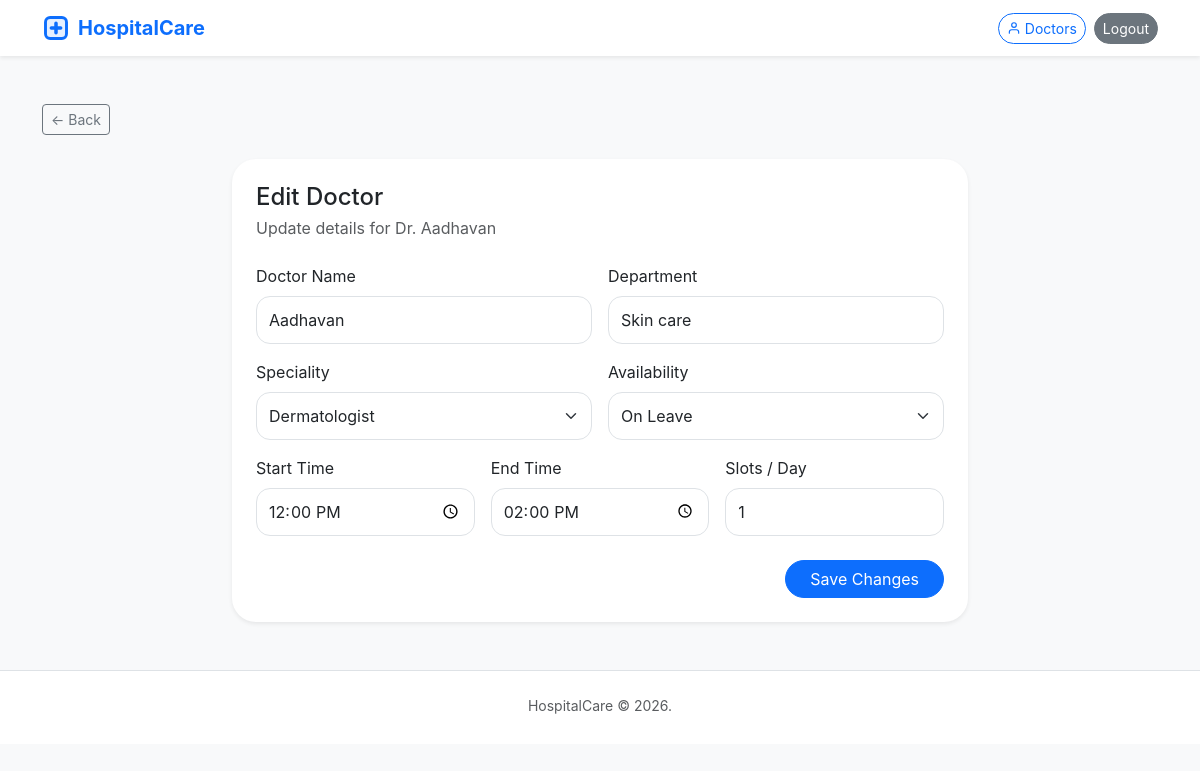
Screenshot of /doctors/51/edit/ (signed in) with the database file from the repository.
### details/models.py (models this page shows, shortened)
class Doctor(models.Model):
    AVAILABILITY_CHOICES = [
        ('available', 'Available'),
        ('unavailable', 'Unavailable'),
        ('on_leave', 'On Leave'),
    ]
    name = models.CharField(max_length=100)
    department = models.CharField(max_length=100)
    speciality = models.CharField(max_length=100)
    availability = models.CharField(max_length=20, choices=AVAILABILITY_CHOICES, default='available')
    appointment_start = models.TimeField()
    appointment_end = models.TimeField()
    consultation_slots = models.PositiveIntegerField(help_text='Number of slots per day')
    created_at = models.DateTimeField(auto_now_add=True)
    class Meta:
        ordering = ['name']

### details/views.py (the view)
# urls.py: path('doctors/<int:pk>/edit/', views.edit_doctor, name='edit_doctor'),
@user_passes_test(_is_admin, login_url='login')
def edit_doctor(request, pk):
    doctor = get_object_or_404(Doctor, pk=pk)
    if request.method == 'POST':
        form = DoctorForm(request.POST, instance=doctor)
        if form.is_valid():
            form.save()
            messages.success(request, 'Doctor updated successfully.')
            return redirect('doctors_dashboard')
    else:
        form = DoctorForm(instance=doctor)
    return render(request, 'hospital/edit_doctor.html', {'form': form, 'doctor': doctor})

### details/views.py (called while the page is built)
def _is_admin(user):
    return user.is_authenticated and user.is_staff

### details/templates/hospital/edit_doctor.html (shortened to what this page needs)
{% extends 'base.html' %}
{% block content %}
<a href="{% url 'doctors_dashboard' %}" class="btn btn-outline-secondary btn-sm mb-4">&#8592; Back</a>
<div class="row justify-content-center">
    <div class="col-lg-8">
        <div class="card shadow-sm border-0 p-4">
            <h1 class="h4 mb-1">Edit Doctor</h1>
            <p class="text-muted mb-4">Update details for Dr. {{ doctor.name }}</p>
            <form method="post">
                <div class="row g-3">
                    <div class="col-md-6">
                        <label class="form-label">Doctor Name</label>
                        {{ form.name }}
                    </div>
                    <div class="col-md-6">
                        <label class="form-label">Department</label>
                        {{ form.department }}
                    </div>
                    <div class="col-md-6">
                        <label class="form-label">Speciality</label>
                        {{ form.speciality }}
                    </div>
                    <div class="col-md-6">
                        <label class="form-label">Availability</label>
                        {{ form.availability }}
                    </div>
                    <div class="col-md-4">
                        <label class="form-label">Start Time</label>
                        {{ form.appointment_start }}
                    </div>
                    <div class="col-md-4">
                        <label class="form-label">End Time</label>
                        {{ form.appointment_end }}
                    </div>
                    <div class="col-md-4">
                        <label class="form-label">Slots / Day</label>
                        {{ form.consultation_slots }}
                    </div>
                </div>
                <div class="mt-4 text-end">
                    <button type="submit" class="btn btn-primary px-4">Save Changes</button>
                </div>
            </form>
        </div>
    </div>
</div>
{% endblock %}

### details/static/details/css/style.css (style rules this page uses)
:root { --brand: #0d6efd; --brand-soft: #eff4ff; --surface: #ffffff; --text: #1f2937; --muted: #6b7280; --border: #e5e7eb; }
body { font-family: Inter, system-ui, -apple-system, BlinkMacSystemFont, "Segoe UI", sans-serif; color: var(--text); }
.form-control, .form-select { min-height: 48px; border-radius: 14px; }
.card { border-radius: 24px; }
.btn-primary { border-radius: 999px; }

### rows the page displays
Doctor: name "Aadhavan", department "Skin care", speciality "Dermatologist", availability "On Leave", appointment_start "12:00:00", appointment_end "14:00:00", consultation_slots "1"
